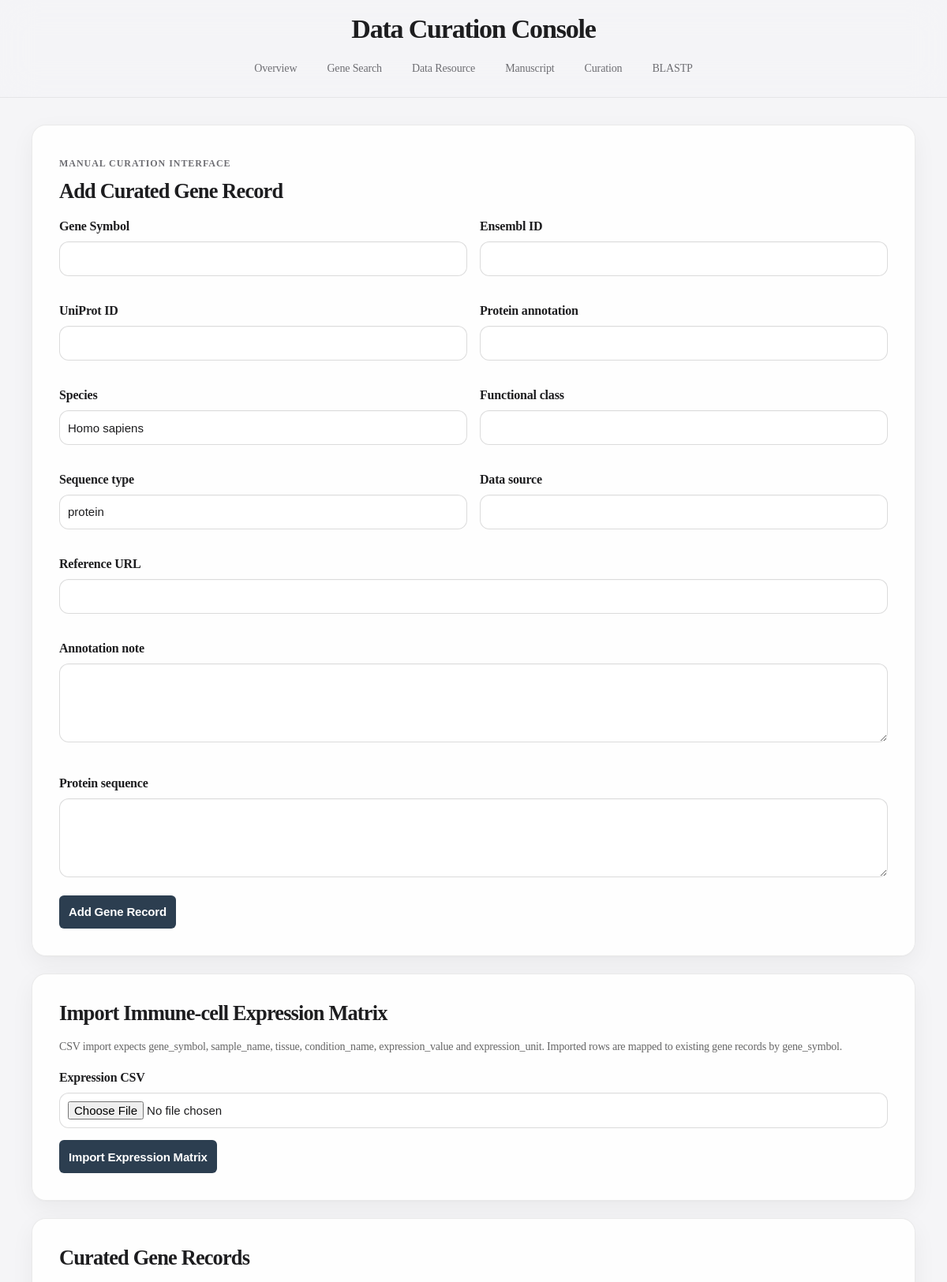
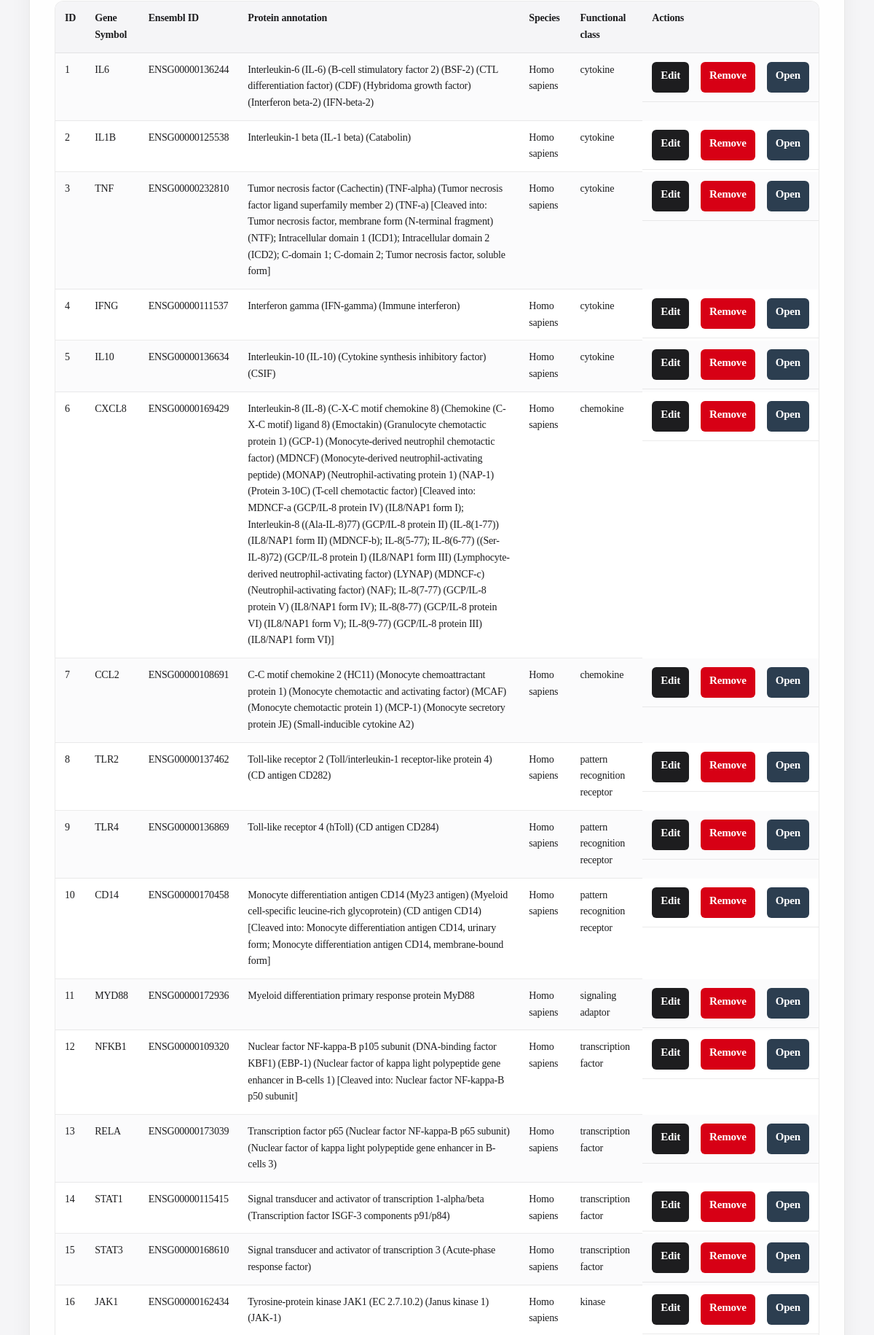
The app's page /admin.php (upper part) with its own data (2 pictures, top to bottom).
### tables this page shows
CREATE TABLE genes (
    id INT AUTO_INCREMENT PRIMARY KEY,
    gene_symbol VARCHAR(100) NOT NULL UNIQUE,
    ensembl_id VARCHAR(100) UNIQUE,
    uniprot_id VARCHAR(100),
    protein_name TEXT,
    species VARCHAR(255) NOT NULL,
    gene_class VARCHAR(255),
    description TEXT,
    sequence_type VARCHAR(50) DEFAULT 'protein',
    sequence MEDIUMTEXT,
    source_database VARCHAR(255),
    source_url TEXT,
    created_at TIMESTAMP DEFAULT CURRENT_TIMESTAMP,
    updated_at TIMESTAMP DEFAULT CURRENT_TIMESTAMP ON UPDATE CURRENT_TIMESTAMP
);

### admin.php (the view, shortened to what this page needs)
<?php
require_once __DIR__ . '/config/db.php';
$editMode = false;
$editGene = null;
$geneList = $pdo->query("
    SELECT id, gene_symbol, ensembl_id, protein_name, species, gene_class
    FROM genes
    ORDER BY id ASC
")->fetchAll();
?>
<!DOCTYPE html>
<html lang="zh-CN">
<head>
    <link rel="stylesheet" href="css/style.css">
</head>
<body>
    <?php
    $pageTitle = 'Data Curation Console';
    include 'includes/header.php';
    ?>
    <main>
        <section class="card">
            <p class="eyebrow">Manual curation interface</p>
            <h2><?php echo $editMode ? 'Edit Curated Gene Record' : 'Add Curated Gene Record'; ?></h2>
            <form method="POST" action="admin.php">
                <div class="form-grid">
                    <div class="form-group">
                        <label for="gene_symbol">Gene Symbol</label>
                        <input type="text" id="gene_symbol" name="gene_symbol" required value="<?php echo htmlspecialchars($editMode ? $editGene['gene_symbol'] : ''); ?>">
                    </div>
                    <div class="form-group">
                        <label for="ensembl_id">Ensembl ID</label>
                        <input type="text" id="ensembl_id" name="ensembl_id" value="<?php echo htmlspecialchars($editMode ? $editGene['ensembl_id'] : ''); ?>">
                    </div>
                    <div class="form-group">
                        <label for="uniprot_id">UniProt ID</label>
                        <input type="text" id="uniprot_id" name="uniprot_id" value="<?php echo htmlspecialchars($editMode ? $editGene['uniprot_id'] : ''); ?>">
                    </div>
                    <div class="form-group">
                        <label for="protein_name">Protein annotation</label>
                        <input type="text" id="protein_name" name="protein_name" value="<?php echo htmlspecialchars($editMode ? $editGene['protein_name'] : ''); ?>">
                    </div>
                    <div class="form-group">
                        <label for="species">Species</label>
                        <input type="text" id="species" name="species" required value="<?php echo htmlspecialchars($editMode ? $editGene['species'] : 'Homo sapiens'); ?>">
                    </div>
                    <div class="form-group">
                        <label for="gene_class">Functional class</label>
                        <input type="text" id="gene_class" name="gene_class" value="<?php echo htmlspecialchars($editMode ? $editGene['gene_class'] : ''); ?>">
                    </div>
                    <div class="form-group">
                        <label for="sequence_type">Sequence type</label>
                        <input type="text" id="sequence_type" name="sequence_type" value="<?php echo htmlspecialchars($editMode ? $editGene['sequence_type'] : 'protein'); ?>">
                    </div>
                    <div class="form-group">
                        <label for="source_database">Data source</label>
                        <input type="text" id="source_database" name="source_database" value="<?php echo htmlspecialchars($editMode ? $editGene['source_database'] : ''); ?>">
                    </div>
                    <div class="form-group full">
                        <label for="source_url">Reference URL</label>
                        <input type="text" id="source_url" name="source_url" value="<?php echo htmlspecialchars($editMode ? $editGene['source_url'] : ''); ?>">
                    </div>
                    <div class="form-group full">
                        <label for="description">Annotation note</label>
                        <textarea id="description" name="description"><?php echo htmlspecialchars($editMode ? $editGene['description'] : ''); ?></textarea>
                    </div>
                    <div class="form-group full">
                        <label for="sequence">Protein sequence</label>
                        <textarea id="sequence" name="sequence"><?php echo htmlspecialchars($editMode ? $editGene['sequence'] : ''); ?></textarea>
                    </div>
                </div>
                <button type="submit" class="btn"><?php echo $editMode ? 'Save Changes' : 'Add Gene Record'; ?></button>
            </form>
        </section>
        <section class="card">
            <h2>Import Immune-cell Expression Matrix</h2>
            <p class="note">CSV import expects gene_symbol, sample_name, tissue, condition_name, expression_value and expression_unit. Imported rows are mapped to existing gene records by gene_symbol.</p>
            <form method="POST" action="admin.php" enctype="multipart/form-data">
                <div class="form-group">
                    <label for="expression_csv">Expression CSV</label>
                    <input type="file" id="expression_csv" name="expression_csv" accept=".csv,text/csv" required>
                </div>
                <button type="submit" class="btn">Import Expression Matrix</button>
            </form>
        </section>
        <section class="card">
            <h2>Curated Gene Records</h2>
            <?php if (count($geneList) > 0): ?>
                <table>
                    <tr>
                        <th>ID</th>
                        <th>Gene Symbol</th>
                        <th>Ensembl ID</th>
                        <th>Protein annotation</th>
                        <th>Species</th>
                        <th>Functional class</th>
                        <th>Actions</th>
                    </tr>
                    <?php foreach ($geneList as $gene): ?>
                        <tr>
                            <td><?php echo htmlspecialchars((string)$gene['id']); ?></td>
                            <td><?php echo htmlspecialchars($gene['gene_symbol']); ?></td>
                            <td><?php echo htmlspecialchars($gene['ensembl_id'] ?? ''); ?></td>
                            <td><?php echo htmlspecialchars($gene['protein_name'] ?? ''); ?></td>
                            <td><?php echo htmlspecialchars($gene['species'] ?? ''); ?></td>
                            <td><?php echo htmlspecialchars($gene['gene_class'] ?? ''); ?></td>
                            <td class="action-cell">
                                <a class="btn btn-edit" href="admin.php?action=edit&id=<?php echo htmlspecialchars((string)$gene['id']); ?>">Edit</a>
                                <a class="btn btn-delete" href="admin.php?action=delete&id=<?php echo htmlspecialchars((string)$gene['id']); ?>">Remove</a>
                                <a class="btn" href="gene.php?id=<?php echo htmlspecialchars((string)$gene['id']); ?>">Open</a>
                            </td>
                        </tr>
                    <?php endforeach; ?>
                </table>
            <?php else: ?>
                <p>No curated gene records are currently available.</p>
            <?php endif; ?>
        </section>
    </main>
    <?php include 'includes/footer.php'; ?>
</body>
</html>

### includes/header.php
<header>
    <h1><?php echo isset($pageTitle) ? htmlspecialchars($pageTitle) : 'Longevity Microbiome Resource'; ?></h1>
    <nav>
        <a href="index.php">Overview</a>
        <a href="search.php">Gene Search</a>
        <a href="datasets.php">Data Resource</a>
        <a href="article.php">Manuscript</a>
        <a href="admin.php">Curation</a>
        <a href="blast.php">BLASTP</a>
    </nav>
</header>

### includes/footer.php (shortened to what this page needs)
</body>
</html>

### admin.php (style rules this page uses)
form { margin-top: 15px; }
.form-grid { display: grid; grid-template-columns: repeat(2, minmax(0, 1fr)); gap: 15px; }
.form-group { margin-bottom: 15px; }
.form-group.full { grid-column: 1 / -1; }
label { display: block; font-weight: bold; margin-bottom: 6px; }
input[type="text"], input[type="file"], textarea { width: 100%; padding: 10px; box-sizing: border-box; font-size: 15px; }
textarea { min-height: 100px; resize: vertical; }
.btn { display: inline-block; padding: 6px 12px; background: #2c3e50; color: white; text-decoration: none; border: none; border-radius: 6px; cursor: pointer; }
.btn-delete { background: #c0392b; }
.btn-edit { background: #2980b9; }
table { width: 100%; border-collapse: collapse; margin-top: 15px; background: white; }
table, th, td { border: 1px solid #ddd; }
th, td { padding: 10px; text-align: left; vertical-align: top; }
th { background: #f0f0f0; }
.action-cell { display: flex; gap: 16px; align-items: center; }
.action-cell a, .action-cell form { margin-right: 0; }
.note { color: #666; }

### records on screen
genes: id "1", gene_symbol "IL6", ensembl "ENSG00000136244", protein_name "Interleukin-6 (IL-6) (B-cell stimulatory factor 2) (BSF-2) (CTL differentiation factor) (CDF) (Hybridoma growth factor) (Interferon beta-2) (IFN-beta-2)", species "Homo sapiens", gene_class "cytokine"
genes: id "2", gene_symbol "IL1B", ensembl "ENSG00000125538", protein_name "Interleukin-1 beta (IL-1 beta) (Catabolin)", species "Homo sapiens", gene_class "cytokine"
genes: id "3", gene_symbol "TNF", ensembl "ENSG00000232810", protein_name "Tumor necrosis factor (Cachectin) (TNF-alpha) (Tumor necrosis factor ligand superfamily member 2) (TNF-a) [Cleaved into: Tumor necrosis factor, membrane form (N-terminal fragment) (NTF); Intracellular domain 1 (ICD1); Intracellular domain 2 (ICD2); C-domain 1; C-domain 2; Tumor necrosis factor, soluble form]", species "Homo sapiens", gene_class "cytokine"
genes: id "4", gene_symbol "IFNG", ensembl "ENSG00000111537", protein_name "Interferon gamma (IFN-gamma) (Immune interferon)", species "Homo sapiens", gene_class "cytokine"
genes: id "5", gene_symbol "IL10", ensembl "ENSG00000136634", protein_name "Interleukin-10 (IL-10) (Cytokine synthesis inhibitory factor) (CSIF)", species "Homo sapiens", gene_class "cytokine"
genes: id "6", gene_symbol "CXCL8", ensembl "ENSG00000169429", protein_name "Interleukin-8 (IL-8) (C-X-C motif chemokine 8) (Chemokine (C-X-C motif) ligand 8) (Emoctakin) (Granulocyte chemotactic protein 1) (GCP-1) (Monocyte-derived neutrophil chemotactic factor) (MDNCF) (Monocyte-derived neutrophil-activating peptide) (MONAP) (Neutrophil-activating protein 1) (NAP-1) (Protein 3-10C) (T-cell chemotactic factor) [Cleaved into: MDNCF-a (GCP/IL-8 protein IV) (IL8/NAP1 form I); Interleukin-8 ((Ala-IL-8)77) (GCP/IL-8 protein II) (IL-8(1-77)) (IL8/NAP1 form II) (MDNCF-b); IL-8(5-77); IL-8(6-77) ((Ser-IL-8)72) (GCP/IL-8 protein I) (IL8/NAP1 form III) (Lymphocyte-derived neutrophil-activating factor) (LYNAP) (MDNCF-c) (Neutrophil-activating factor) (NAF); IL-8(7-77)…", species "Homo sapiens", gene_class "chemokine"
genes: id "7", gene_symbol "CCL2", ensembl "ENSG00000108691", protein_name "C-C motif chemokine 2 (HC11) (Monocyte chemoattractant protein 1) (Monocyte chemotactic and activating factor) (MCAF) (Monocyte chemotactic protein 1) (MCP-1) (Monocyte secretory protein JE) (Small-inducible cytokine A2)", species "Homo sapiens", gene_class "chemokine"
genes: id "8", gene_symbol "TLR2", ensembl "ENSG00000137462", protein_name "Toll-like receptor 2 (Toll/interleukin-1 receptor-like protein 4) (CD antigen CD282)", species "Homo sapiens", gene_class "pattern recognition receptor"
genes: id "9", gene_symbol "TLR4", ensembl "ENSG00000136869", protein_name "Toll-like receptor 4 (hToll) (CD antigen CD284)", species "Homo sapiens", gene_class "pattern recognition receptor"
genes: id "10", gene_symbol "CD14", ensembl "ENSG00000170458", protein_name "Monocyte differentiation antigen CD14 (My23 antigen) (Myeloid cell-specific leucine-rich glycoprotein) (CD antigen CD14) [Cleaved into: Monocyte differentiation antigen CD14, urinary form; Monocyte differentiation antigen CD14, membrane-bound form]", species "Homo sapiens", gene_class "pattern recognition receptor"
genes: id "11", gene_symbol "MYD88", ensembl "ENSG00000172936", protein_name "Myeloid differentiation primary response protein MyD88", species "Homo sapiens", gene_class "signaling adaptor"
genes: id "12", gene_symbol "NFKB1", ensembl "ENSG00000109320", protein_name "Nuclear factor NF-kappa-B p105 subunit (DNA-binding factor KBF1) (EBP-1) (Nuclear factor of kappa light polypeptide gene enhancer in B-cells 1) [Cleaved into: Nuclear factor NF-kappa-B p50 subunit]", species "Homo sapiens", gene_class "transcription factor"
genes: id "13", gene_symbol "RELA", ensembl "ENSG00000173039", protein_name "Transcription factor p65 (Nuclear factor NF-kappa-B p65 subunit) (Nuclear factor of kappa light polypeptide gene enhancer in B-cells 3)", species "Homo sapiens", gene_class "transcription factor"
genes: id "14", gene_symbol "STAT1", ensembl "ENSG00000115415", protein_name "Signal transducer and activator of transcription 1-alpha/beta (Transcription factor ISGF-3 components p91/p84)", species "Homo sapiens", gene_class "transcription factor"
genes: id "15", gene_symbol "STAT3", ensembl "ENSG00000168610", protein_name "Signal transducer and activator of transcription 3 (Acute-phase response factor)", species "Homo sapiens", gene_class "transcription factor"
genes: id "16", gene_symbol "JAK1", ensembl "ENSG00000162434", protein_name "Tyrosine-protein kinase JAK1 (EC 2.7.10.2) (Janus kinase 1) (JAK-1)", species "Homo sapiens", gene_class "kinase"

### other values on screen
$pageTitle "Data Curation Console"
